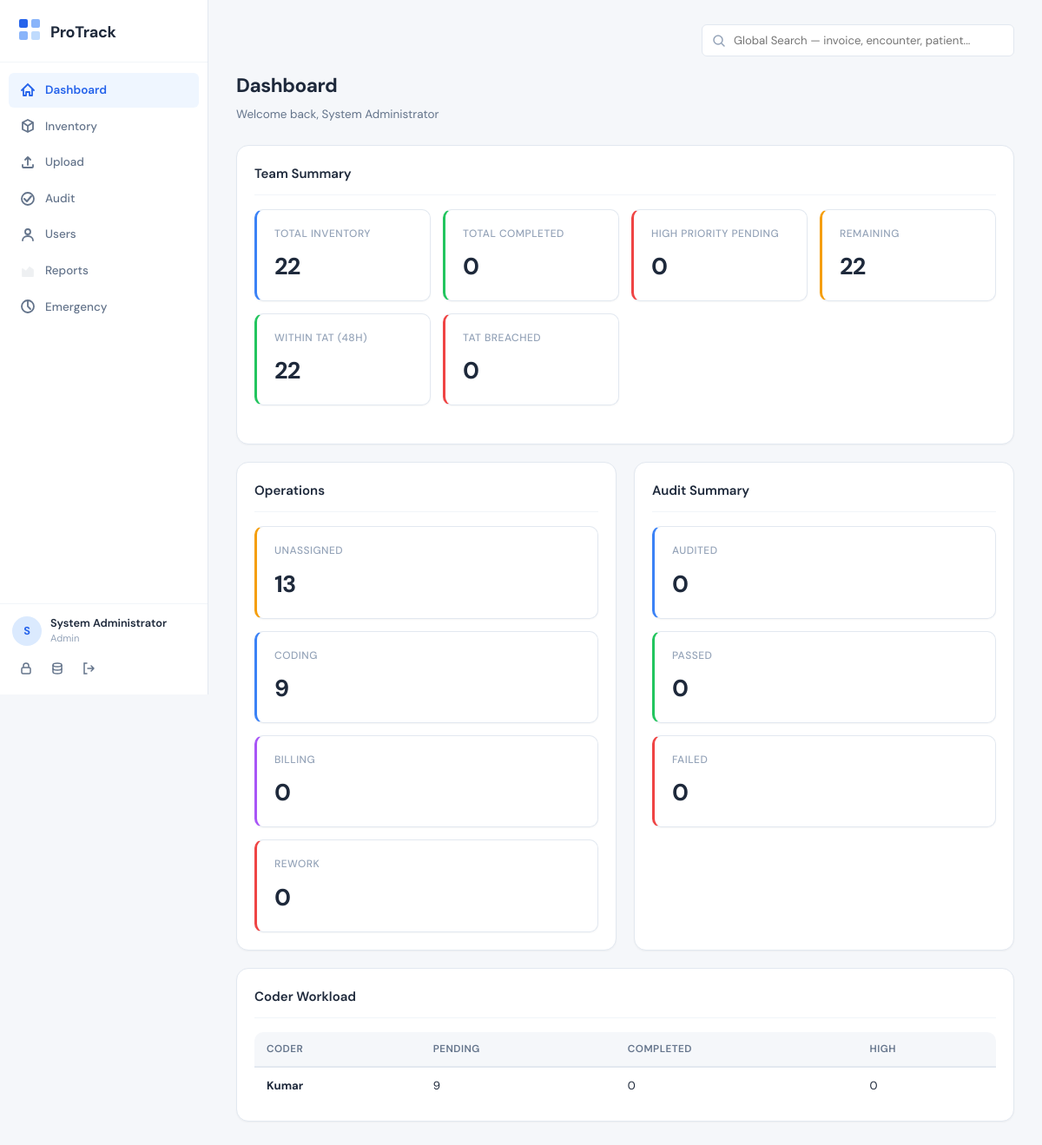
/dashboard (signed in), run on the app's committed database.
### tables this page shows
CREATE TABLE users (
        id INTEGER PRIMARY KEY AUTOINCREMENT,
        username TEXT UNIQUE NOT NULL,
        password_hash TEXT NOT NULL,
        full_name TEXT NOT NULL,
        role TEXT NOT NULL CHECK(role IN ('SuperAdmin','Admin','User','Auditor')),
        user_type TEXT DEFAULT NULL CHECK(user_type IN ('Coder','Biller',NULL)),
        is_active INTEGER DEFAULT 1,
        created_at TIMESTAMP DEFAULT CURRENT_TIMESTAMP,
        last_login TIMESTAMP,
        created_by INTEGER
    );

### app.py (the view, shortened to what this page needs)
@app.route('/dashboard')
@login_required
def dashboard():
    db = get_db()
    role = session['role']
    uid = session['user_id']
    utype = session.get('user_type')
    today = datetime.now().strftime('%Y-%m-%d')
    data = {}
    data['total_inventory'] = db.execute("SELECT COUNT(*) FROM accounts").fetchone()[0]
    data['total_completed'] = db.execute("SELECT COUNT(*) FROM accounts WHERE status IN ('Completed','Finalized','Audited - Passed')").fetchone()[0]
    data['high_priority_pending'] = db.execute("SELECT COUNT(*) FROM accounts WHERE priority='High' AND status NOT IN ('Completed','Finalized','Audited - Passed','Cancelled')").fetchone()[0]
    data['remaining'] = db.execute("SELECT COUNT(*) FROM accounts WHERE status NOT IN ('Completed','Finalized','Audited - Passed','Cancelled')").fetchone()[0]
    data['today_received'] = db.execute("SELECT COUNT(*) FROM accounts WHERE upload_date=?", (today,)).fetchone()[0]
    data['within_tat'] = db.execute("SELECT COUNT(*) FROM accounts WHERE tat_deadline IS NOT NULL AND datetime('now') <= tat_deadline AND status NOT IN ('Completed','Finalized','Audited - Passed','Cancelled')").fetchone()[0]
    data['breached_tat'] = db.execute("SELECT COUNT(*) FROM accounts WHERE tat_deadline IS NOT NULL AND datetime('now') > tat_deadline AND status NOT IN ('Completed','Finalized','Audited - Passed','Cancelled')").fetchone()[0]
    if role in ('SuperAdmin', 'Admin', 'Auditor'):
        data['unassigned'] = db.execute("SELECT COUNT(*) FROM accounts WHERE status='Unassigned'").fetchone()[0]
        data['coding_pending'] = db.execute("SELECT COUNT(*) FROM accounts WHERE status IN ('Assigned','In-Process','Pending')").fetchone()[0]
        data['billing_pending'] = db.execute("SELECT COUNT(*) FROM accounts WHERE status IN ('Assigned to Biller','Billing In Progress')").fetchone()[0]
        data['rework_pending'] = db.execute("SELECT COUNT(*) FROM accounts WHERE status IN ('Rework - Coder','Rework - Biller')").fetchone()[0]
        data['audit_total'] = db.execute("SELECT COUNT(*) FROM accounts WHERE audit_status IS NOT NULL").fetchone()[0]
        data['audit_passed'] = db.execute("SELECT COUNT(*) FROM accounts WHERE audit_status='Passed'").fetchone()[0]
        data['audit_failed'] = db.execute("SELECT COUNT(*) FROM accounts WHERE audit_status='Failed'").fetchone()[0]
        data['coder_workload'] = db.execute("""
            SELECT u.full_name,
            SUM(CASE WHEN a.status IN ('Assigned','In-Process','Pending','Rework - Coder') THEN 1 ELSE 0 END) as pending,
            SUM(CASE WHEN a.coded_at IS NOT NULL THEN 1 ELSE 0 END) as completed,
            SUM(CASE WHEN a.priority='High' AND a.status IN ('Assigned','In-Process','Pending','Rework - Coder') THEN 1 ELSE 0 END) as high_pri
            FROM users u LEFT JOIN accounts a ON u.id=a.assigned_coder_id
            WHERE u.user_type='Coder' AND u.is_active=1
            GROUP BY u.id ORDER BY pending DESC
        """).fetchall()
    rework_alerts = []
    if role == 'User' and utype == 'Coder':
        rework_alerts = db.execute("SELECT id, invoice_number, auditor_comments FROM accounts WHERE assigned_coder_id=? AND status='Rework - Coder'", (uid,)).fetchall()
    return render_template('dashboard.html', data=data, rework_alerts=rework_alerts)

### app.py (called while the page is built)
def get_db():
    if 'db' not in g:
        g.db = sqlite3.connect(DATABASE)
        g.db.row_factory = sqlite3.Row
        g.db.execute("PRAGMA journal_mode=WAL")
        g.db.execute("PRAGMA foreign_keys=ON")
    return g.db

def login_required(f):
    @wraps(f)
    def decorated(*a, **kw):
        if 'user_id' not in session:
            flash('Please log in.', 'warning')
            return redirect(url_for('login'))
        return f(*a, **kw)
    return decorated

@app.context_processor
def inject_helpers():
    return {'can_delete': can_delete}

### templates/dashboard.html (shortened to what this page needs)
{% extends "base.html" %}
{% block content %}
<div class="page-header">
    <div class="page-header-row">
        <div>
            <h1>Dashboard</h1>
            <p>Welcome back, {{ session.get('full_name') }}</p>
        </div>
    </div>
</div>
<div class="card" style="margin-bottom:20px">
    <div class="card-header"><h2>Team Summary</h2></div>
    <div class="stat-grid">
        <a href="{{ url_for('drill_down', metric='total_inventory') }}" class="stat-card blue" style="text-decoration:none">
            <div class="stat-label">Total Inventory</div>
            <div class="stat-value">{{ data.get('total_inventory', 0) }}</div>
        </a>
        <a href="{{ url_for('drill_down', metric='total_completed') }}" class="stat-card green" style="text-decoration:none">
            <div class="stat-label">Total Completed</div>
            <div class="stat-value">{{ data.get('total_completed', 0) }}</div>
        </a>
        <a href="{{ url_for('drill_down', metric='high_priority_pending') }}" class="stat-card red" style="text-decoration:none">
            <div class="stat-label">High Priority Pending</div>
            <div class="stat-value">{{ data.get('high_priority_pending', 0) }}</div>
        </a>
        <a href="{{ url_for('drill_down', metric='remaining') }}" class="stat-card amber" style="text-decoration:none">
            <div class="stat-label">Remaining</div>
            <div class="stat-value">{{ data.get('remaining', 0) }}</div>
        </a>
        <a href="{{ url_for('drill_down', metric='within_tat') }}" class="stat-card green" style="text-decoration:none">
            <div class="stat-label">Within TAT (48h)</div>
            <div class="stat-value">{{ data.get('within_tat', 0) }}</div>
        </a>
        <a href="{{ url_for('drill_down', metric='breached_tat') }}" class="stat-card red" style="text-decoration:none">
            <div class="stat-label">TAT Breached</div>
            <div class="stat-value">{{ data.get('breached_tat', 0) }}</div>
        </a>
    </div>
</div>
{% if session.get('role') in ('SuperAdmin','Admin','Auditor') %}
<div class="grid-2">
    <div class="card">
        <div class="card-header"><h2>Operations</h2></div>
        <div class="stat-grid" style="margin-bottom:0">
            <a href="{{ url_for('drill_down', metric='unassigned') }}" class="stat-card amber" style="text-decoration:none">
                <div class="stat-label">Unassigned</div>
                <div class="stat-value">{{ data.get('unassigned', 0) }}</div>
            </a>
            <a href="{{ url_for('drill_down', metric='coding_pending') }}" class="stat-card blue" style="text-decoration:none">
                <div class="stat-label">Coding</div>
                <div class="stat-value">{{ data.get('coding_pending', 0) }}</div>
            </a>
            <a href="{{ url_for('drill_down', metric='billing_pending') }}" class="stat-card purple" style="text-decoration:none">
                <div class="stat-label">Billing</div>
                <div class="stat-value">{{ data.get('billing_pending', 0) }}</div>
            </a>
            <a href="{{ url_for('drill_down', metric='rework_pending') }}" class="stat-card red" style="text-decoration:none">
                <div class="stat-label">Rework</div>
                <div class="stat-value">{{ data.get('rework_pending', 0) }}</div>
            </a>
        </div>
    </div>
    <div class="card">
        <div class="card-header"><h2>Audit Summary</h2></div>
        <div class="stat-grid" style="margin-bottom:0">
            <div class="stat-card blue"><div class="stat-label">Audited</div><div class="stat-value">{{ data.get('audit_total', 0) }}</div></div>
            <div class="stat-card green"><div class="stat-label">Passed</div><div class="stat-value">{{ data.get('audit_passed', 0) }}</div></div>
            <div class="stat-card red"><div class="stat-label">Failed</div><div class="stat-value">{{ data.get('audit_failed', 0) }}</div></div>
        </div>
    </div>
</div>
{% if data.get('coder_workload') %}
<div class="card" style="margin-top:20px">
    <div class="card-header"><h2>Coder Workload</h2></div>
    <div class="table-wrapper">
        <table>
            <thead><tr><th>Coder</th><th>Pending</th><th>Completed</th><th>High</th></tr></thead>
            <tbody>
            {% for cw in data.coder_workload %}
            <tr>
                <td><strong>{{ cw['full_name'] }}</strong></td>
                <td>{{ cw['pending'] }}</td>
                <td>{{ cw['completed'] }}</td>
                <td>{% if cw['high_pri'] > 0 %}<span class="badge badge-red">{{ cw['high_pri'] }}</span>{% else %}0{% endif %}</td>
            </tr>
            {% endfor %}
            </tbody>
        </table>
    </div>
</div>
{% endif %}
{% endif %}
{% endblock %}

### static/css/style.css (style rules this page uses)
:root { --bg: #f5f7fa; --bg-card: #ffffff; --bg-sidebar: #ffffff; --text: #1e293b; --text-secondary: #64748b; --text-muted: #94a3b8; --border: #e2e8f0; --border-light: #f1f5f9; --blue-50: #eff6ff; --blue-100: #dbeafe; --blue-500: #3b82f6; --blue-600: #2563eb; --blue-700: #1d4ed8; --green-50: #f0fdf4; --green-100: #dcfce7; --green-500: #22c55e; --green-600: #16a34a; --red-50: #fef2f2; --red-100: #fee2e2; --red-500: #ef4444; --red-600: #dc2626; --amber-50: #fffbeb; --amber-100: #fef3c7; --amber-500: #f59e0b; --amber-600: #d97706; --purple-50: #faf5ff; --purple-500: #a855f7; --radius: 10px; --radius-sm: 6px; --radius-lg: 14px; --shadow-sm: 0 1px 2px rgba(0,0,0,0.04); --shadow: 0 1px 3px rgba(0,0,0,0.06), 0 1px 2px rgba(0,0,0,0.04); --shadow-md: 0 4px 6px -1px rgba(0,0,0,0.07), 0 2px 4px -2px rgba(0,0,0,0.05); --shadow-lg: 0 10px 15px -3px rgba(0,0,0,0.08), 0 4px 6px -4px rgba(0,0,0,0.04); --transition: 0.2s ease; --sidebar-width: 240px; --font: 'DM Sans', -apple-system, BlinkMacSystemFont, sans-serif; --font-mono: 'JetBrains Mono', monospace; }
*, *::before, *::after { box-sizing: border-box; margin: 0; padding: 0; }
html { font-size: 15px; }
body { font-family: var(--font); background: var(--bg); color: var(--text); line-height: 1.6; min-height: 100vh; -webkit-font-smoothing: antialiased; }
.page-header { margin-bottom: 24px; }
.page-header h1 { font-size: 1.5rem; font-weight: 700; color: var(--text); letter-spacing: -0.02em; }
.page-header p { color: var(--text-secondary); font-size: 0.9rem; margin-top: 4px; }
.page-header-row { display: flex; justify-content: space-between; align-items: center; flex-wrap: wrap; gap: 12px; }
.card { background: var(--bg-card); border: 1px solid var(--border); border-radius: var(--radius-lg); padding: 20px; box-shadow: var(--shadow-sm); }
.card-header { display: flex; justify-content: space-between; align-items: center; margin-bottom: 16px; padding-bottom: 12px; border-bottom: 1px solid var(--border-light); }
.card-header h2 { font-size: 1rem; font-weight: 600; color: var(--text); }
.stat-grid { display: grid; grid-template-columns: repeat(auto-fill, minmax(200px, 1fr)); gap: 14px; margin-bottom: 24px; }
.stat-card { background: var(--bg-card); border: 1px solid var(--border); border-radius: var(--radius); padding: 18px 20px; box-shadow: var(--shadow-sm); transition: var(--transition); }
.stat-label { font-size: 0.8rem; font-weight: 500; color: var(--text-muted); text-transform: uppercase; letter-spacing: 0.04em; margin-bottom: 6px; }
.stat-value { font-size: 1.8rem; font-weight: 700; color: var(--text); font-feature-settings: 'tnum' 1; letter-spacing: -0.03em; }
.stat-card.blue { border-left: 3px solid var(--blue-500); }
.stat-card.green { border-left: 3px solid var(--green-500); }
.stat-card.red { border-left: 3px solid var(--red-500); }
.stat-card.amber { border-left: 3px solid var(--amber-500); }
.stat-card.purple { border-left: 3px solid var(--purple-500); }
.table-wrapper { overflow-x: auto; border-radius: var(--radius); }
table { width: 100%; border-collapse: collapse; font-size: 0.88rem; }
thead { background: var(--bg); }
thead th { padding: 10px 14px; text-align: left; font-weight: 600; font-size: 0.78rem; text-transform: uppercase; letter-spacing: 0.04em; color: var(--text-secondary); border-bottom: 2px solid var(--border); white-space: nowrap; }
tbody td { padding: 10px 14px; border-bottom: 1px solid var(--border-light); color: var(--text); vertical-align: middle; }
tbody tr:last-child td { border-bottom: none; }
.grid-2 { display: grid; grid-template-columns: 1fr 1fr; gap: 20px; }

### data on the page
users: full_name "Kumar", pending "9", completed "0"

### other printed values
{{ session.get('full_name', 'U')[0] }} "S"
{{ session.get('full_name', 'User') }} "System Administrator"
{{ session.get('role') }} "Admin"
{{ session.get('full_name') }} "System Administrator"
{{ data.get('total_inventory', 0) }} "22"
{{ data.get('total_completed', 0) }} "0"
{{ data.get('high_priority_pending', 0) }} "0"
{{ data.get('remaining', 0) }} "22"
{{ data.get('within_tat', 0) }} "22"
{{ data.get('breached_tat', 0) }} "0"
{{ data.get('unassigned', 0) }} "13"
{{ data.get('coding_pending', 0) }} "9"
{{ data.get('billing_pending', 0) }} "0"
{{ data.get('rework_pending', 0) }} "0"
{{ data.get('audit_total', 0) }} "0"
